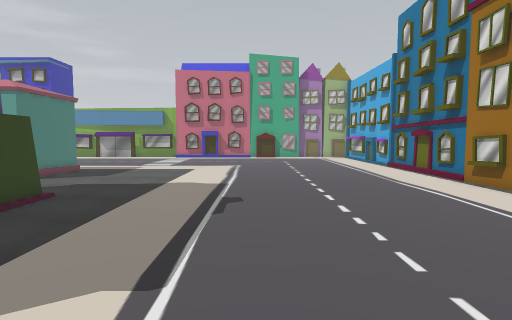
[1] (above)

24 first-person views from a walk through a Unity game level. The camera is 1.5 m above the floor, tilts 4° down and sees 80° across. The floor is counted in squares, 1 m on a side. Each view is taken from the middle of a square. On the plan, view 1 faces up. The plan holds only what a view shows up to about 15 squares ahead; the rest is blank. The place goes on beyond the plan. The player is left out.

[2]
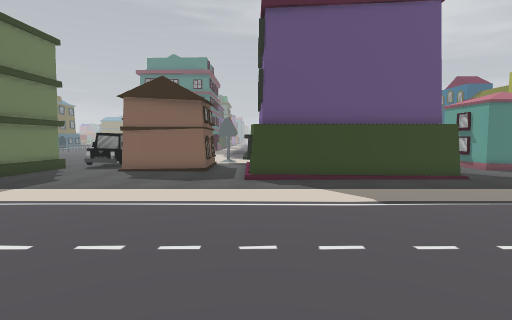

[3]
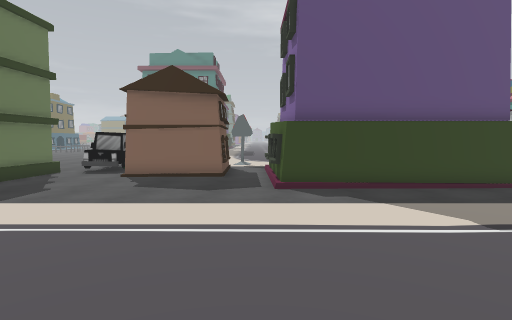

[4]
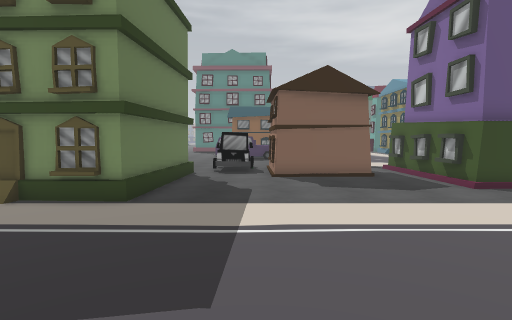

[5]
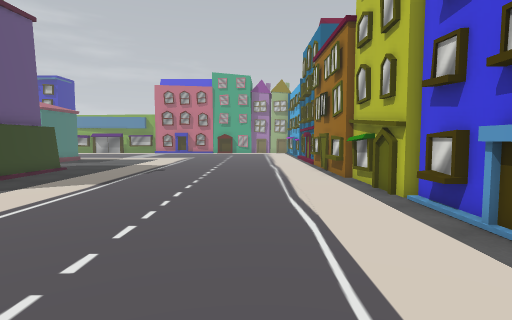

[6]
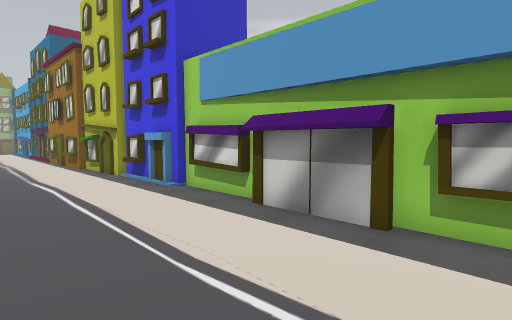

[7]
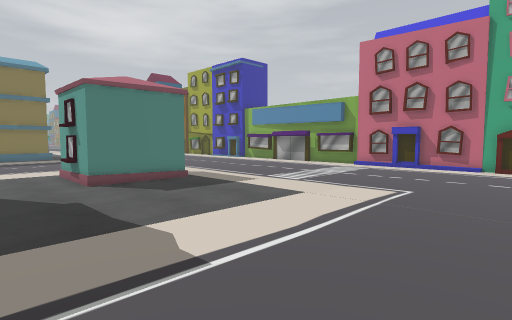

[8]
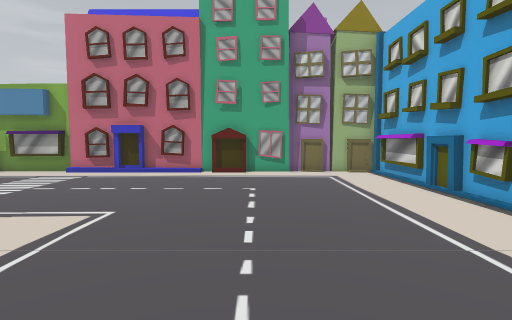

[9]
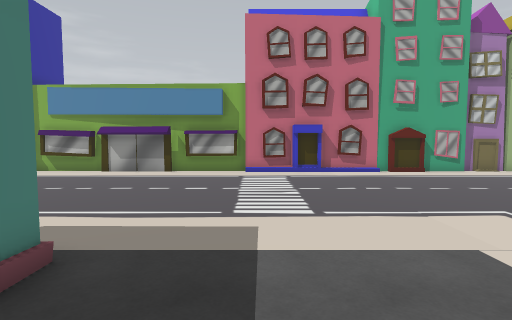

[10]
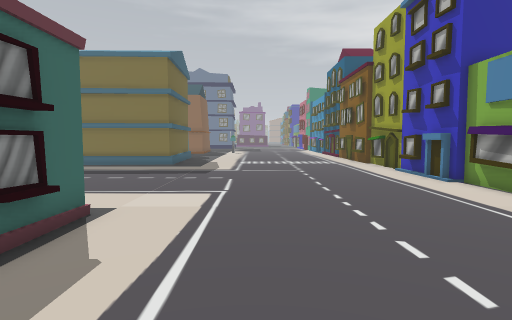

[11]
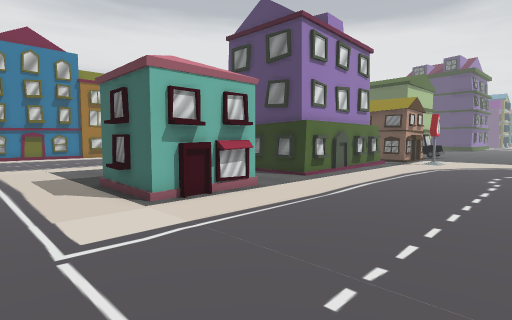

[12]
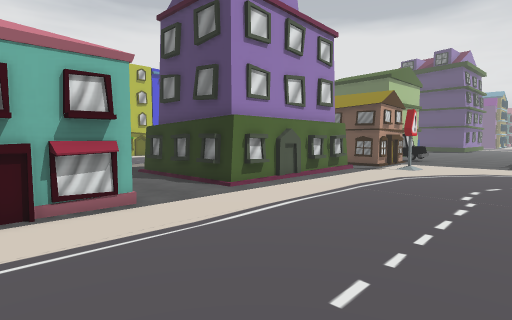

[13]
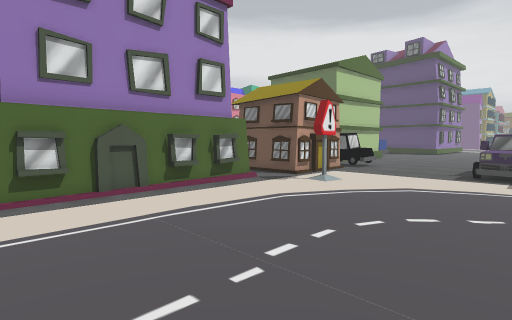

[14]
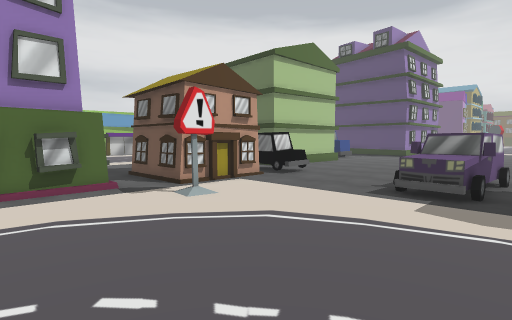

[15]
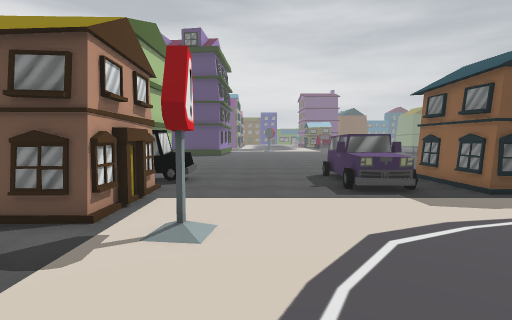

[16]
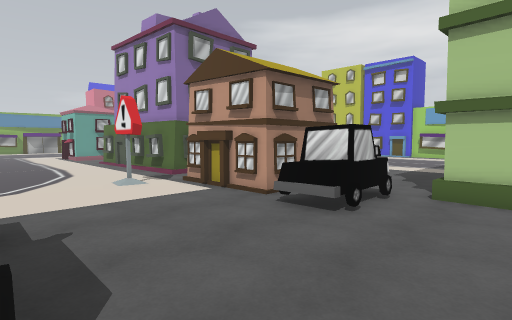

[17]
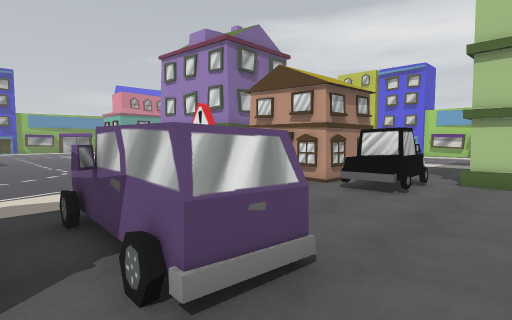

[18]
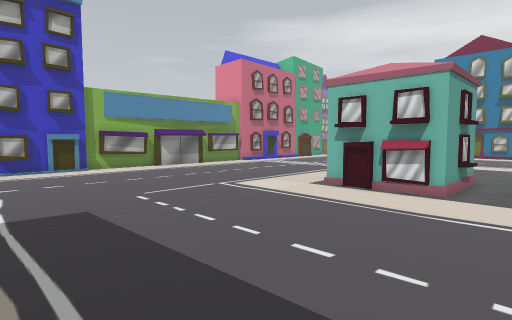

[19]
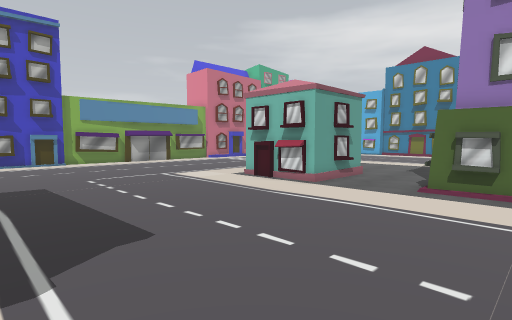

[20]
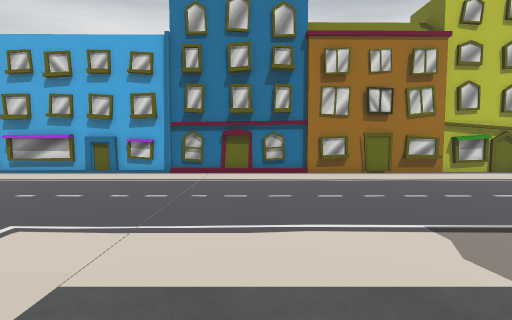

[21]
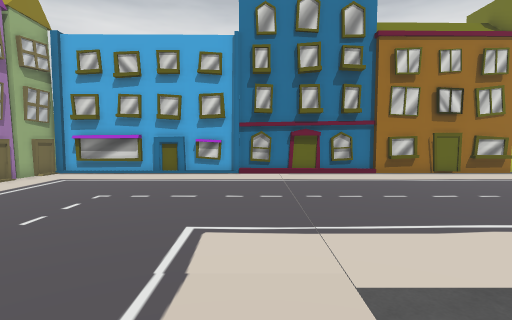

[22]
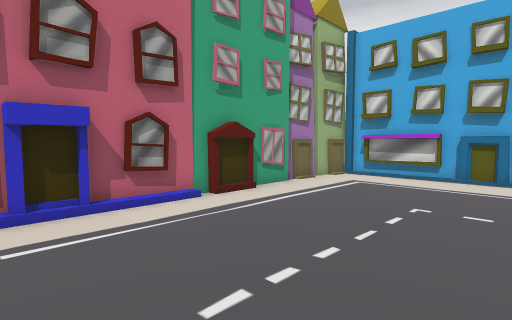

[23]
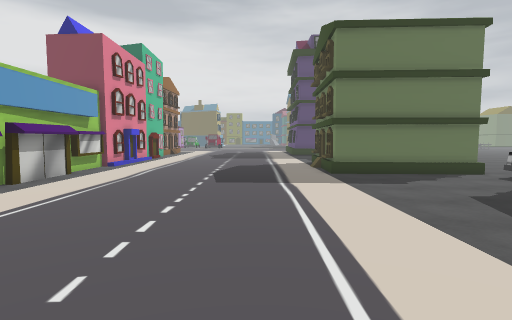

[24]
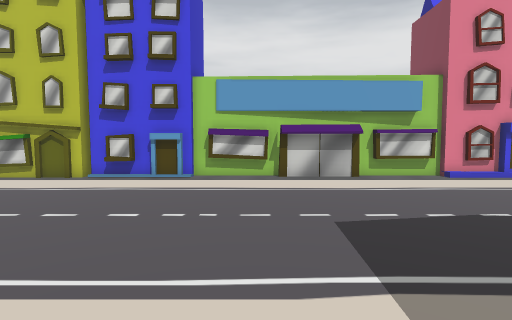

### Floor plan
Key: @ floor where view 1 was taken; # wall or solid block; . floor; H house; C car; S sign.
Columns run from 21 left of view 1 to 8 right of it. Each row starts with its distance up from view 1.
 26                           HH
 25 #########################HHHH#
 24 ............................##
 23 ............................##
 22 ............................#
 21 ............................##
 20 ............................##
 19 .............................#
 18 .............................#
 17 .............................#
 16 .............................#
 15 ..........HH.................#
 14 .........H  H................#
 13 .........H  H................#
 12 .........H  H................#
 11 .........HHHH...............##
 10 ............................#
  9 ............................#
  8 ..........HHHHHH............#
  7  ........HHHHHHH............#
  6   .......HH    HH...........#
  5 .........HH    HH...........#
  4  .........H    H............##
  3 .........HH    H............##
  2  .........H    H.............#
  1  ........HH    HH............#
  0 ..........HHHHHHH....@.......#
 -1 .......S.....................#
 -2 .......S..H.H................#
 -3 .........HH HH...............#
 -4 .........H   H...............#
 -5 .........H   H...............#
 -6 HCCC.....HHHHH...............#
 -7 HCCC.....CCC.................#
 -8 HC C.....CCC.................#
 -9 HC C.....CCC.................#
-10  .CC........HHHHHH...........#
-11   ..........     HH..........#
-12 .  ........H     HH..........#

Positions as (right, up) in squares from view 1, and headings:
1: (0, 0), facing up
2: (6, 0), facing left
3: (4, -1), facing left
4: (4, -7), facing left
5: (4, -7), facing up
6: (3, -12), facing up-right
7: (2, 8), facing up-left
8: (2, 11), facing up
9: (-6, 11), facing up
10: (-6, 18), facing left
11: (-19, 18), facing down-right
12: (-19, 14), facing down-right
13: (-20, 8), facing down-right
14: (-21, 3), facing down-right
15: (-15, 3), facing down
16: (-18, -12), facing up-right
17: (-21, -12), facing up-right
18: (-21, 9), facing up-right
19: (-21, 5), facing up-right
20: (-6, 13), facing right
21: (-6, 16), facing right
22: (-5, 18), facing up-right
23: (0, 3), facing down
24: (-4, -6), facing right
